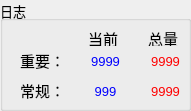
   <widget class="QGroupBox" name="groupBox_4">
    <property name="geometry">
     <rect>
      <x>20</x>
      <y>450</y>
      <width>191</width>
      <height>111</height>
     </rect>
    </property>
    <property name="font">
     <font>
      <pointsize>10</pointsize>
     </font>
    </property>
    <property name="title">
     <string>日志</string>
    </property>
    <widget class="QLabel" name="label_9">
     <property name="geometry">
      <rect>
       <x>20</x>
       <y>50</y>
       <width>50</width>
       <height>21</height>
      </rect>
     </property>
     <property name="font">
      <font>
       <pointsize>11</pointsize>
      </font>
     </property>
     <property name="text">
      <string>重要：</string>
     </property>
    </widget>
    <widget class="QLabel" name="label_10">
     <property name="geometry">
      <rect>
       <x>148</x>
       <y>30</y>
       <width>31</width>
       <height>16</height>
      </rect>
     </property>
     <property name="font">
      <font>
       <pointsize>11</pointsize>
      </font>
     </property>
     <property name="text">
      <string>总量</string>
     </property>
    </widget>
    <widget class="QLabel" name="label_11">
     <property name="geometry">
      <rect>
       <x>88</x>
       <y>30</y>
       <width>31</width>
       <height>16</height>
      </rect>
     </property>
     <property name="font">
      <font>
       <pointsize>11</pointsize>
      </font>
     </property>
     <property name="text">
      <string>当前</string>
     </property>
    </widget>
    <widget class="QLabel" name="label_12">
     <property name="geometry">
      <rect>
       <x>20</x>
       <y>80</y>
       <width>50</width>
       <height>21</height>
      </rect>
     </property>
     <property name="font">
      <font>
       <pointsize>11</pointsize>
      </font>
     </property>
     <property name="text">
      <string>常规：</string>
     </property>
    </widget>
    <widget class="QLabel" name="Important_Now">
     <property name="geometry">
      <rect>
       <x>90</x>
       <y>50</y>
       <width>31</width>
       <height>22</height>
      </rect>
     </property>
     <property name="font">
      <font>
       <pointsize>10</pointsize>
      </font>
     </property>
     <property name="layoutDirection">
      <enum>Qt::LeftToRight</enum>
     </property>
     <property name="styleSheet">
      <string notr="true">color:rgb(0, 0, 255)</string>
     </property>
     <property name="text">
      <string>9999</string>
     </property>
     <property name="alignment">
      <set>Qt::AlignCenter</set>
     </property>
    </widget>
    <widget class="QLabel" name="Important_Total">
     <property name="geometry">
      <rect>
       <x>150</x>
       <y>50</y>
       <width>31</width>
       <height>22</height>
      </rect>
     </property>
     <property name="font">
      <font>
       <pointsize>10</pointsize>
      </font>
     </property>
     <property name="layoutDirection">
      <enum>Qt::LeftToRight</enum>
     </property>
     <property name="styleSheet">
      <string notr="true">color:rgb(255, 0, 0)</string>
     </property>
     <property name="text">
      <string>9999</string>
     </property>
     <property name="alignment">
      <set>Qt::AlignCenter</set>
     </property>
    </widget>
    <widget class="QLabel" name="Normal_Now">
     <property name="geometry">
      <rect>
       <x>90</x>
       <y>80</y>
       <width>31</width>
       <height>22</height>
      </rect>
     </property>
     <property name="font">
      <font>
       <pointsize>10</pointsize>
      </font>
     </property>
     <property name="layoutDirection">
      <enum>Qt::LeftToRight</enum>
     </property>
     <property name="styleSheet">
      <string notr="true">color:rgb(0, 0, 255)</string>
     </property>
     <property name="text">
      <string>999</string>
     </property>
     <property name="alignment">
      <set>Qt::AlignCenter</set>
     </property>
    </widget>
    <widget class="QLabel" name="Normal_Total">
     <property name="geometry">
      <rect>
       <x>150</x>
       <y>80</y>
       <width>31</width>
       <height>22</height>
      </rect>
     </property>
     <property name="font">
      <font>
       <pointsize>10</pointsize>
      </font>
     </property>
     <property name="layoutDirection">
      <enum>Qt::LeftToRight</enum>
     </property>
     <property name="styleSheet">
      <string notr="true">color:rgb(255, 0, 0)</string>
     </property>
     <property name="text">
      <string>9999</string>
     </property>
     <property name="alignment">
      <set>Qt::AlignCenter</set>
     </property>
    </widget>
   </widget>
